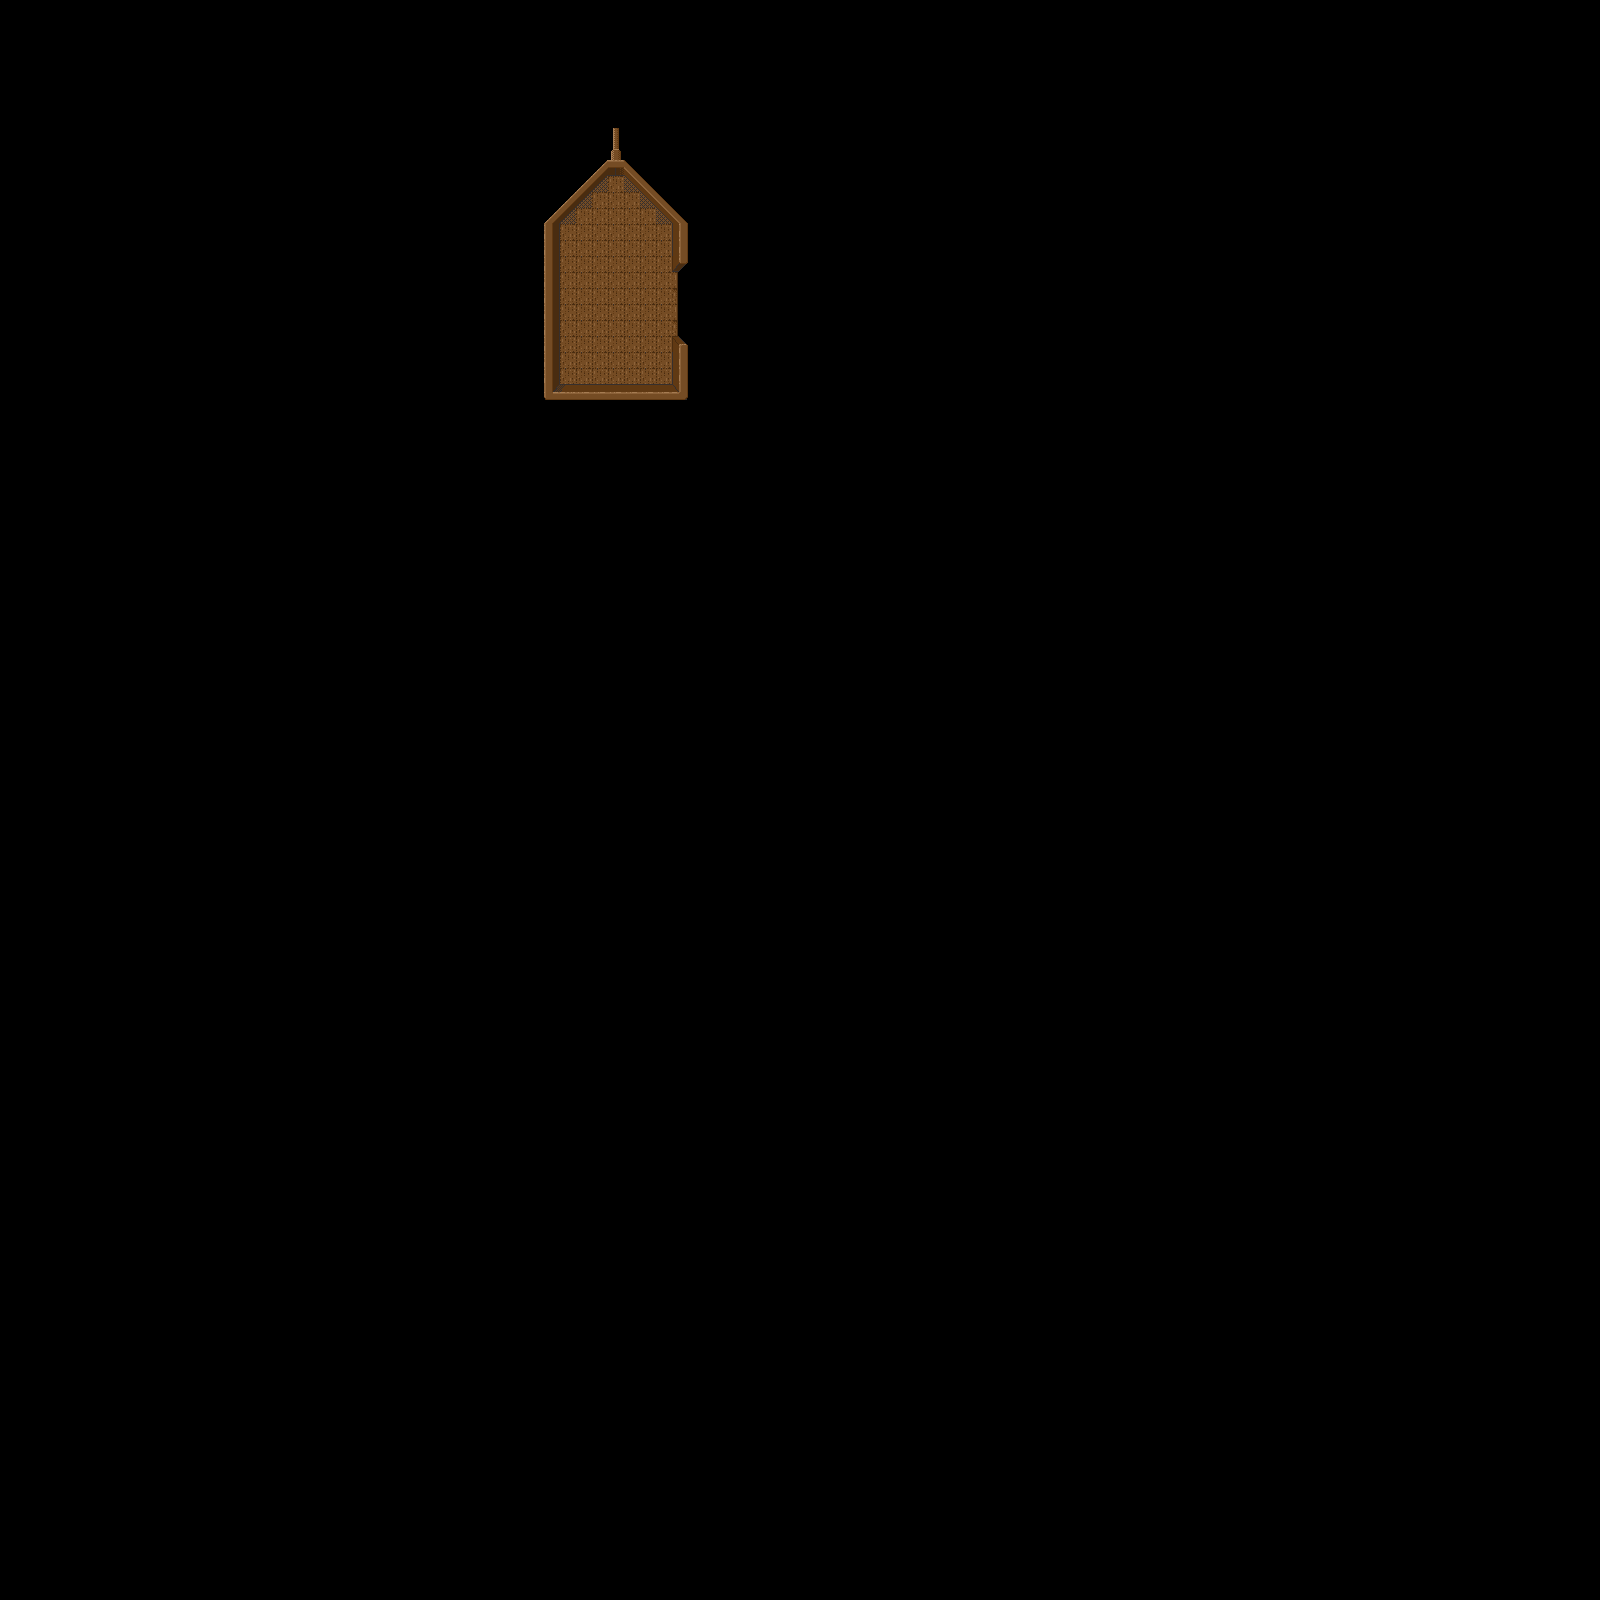

Rendered tile map (Tiled .tmx) drawn with the repository's tilesets; below, a short description and the map source with its tile grids summarised:
An orthogonal 100x100 tile map with 16x16 px tiles, 2 tile layers (Boat, TrashZone), 1 hidden layer not drawn, 3 tilesets and 7 objects (center, drop_zone0).

<map version="1.2" tiledversion="1.2.1" orientation="orthogonal" renderorder="right-down" width="100" height="100" tilewidth="16" tileheight="16" infinite="0" nextlayerid="6" nextobjectid="13">
 <tileset firstgid="1" source="../WoodenTiles2.tsx" />
 <tileset firstgid="81" source="../water.tsx" />
 <tileset firstgid="105" source="../Cargo.tsx" />
 <layer id="1" name="Water" width="100" height="100" visible="0">
  <data>[10000 cells, 332 non-empty, 2 distinct tile ids]</data>
 </layer>
 <layer id="3" name="Boat" width="100" height="100">
  <data>[10000 cells, 121 non-empty, 16 distinct tile ids]</data>
 </layer>
 <layer id="4" name="TrashZone" width="100" height="100">
  <data>[10000 cells, 4 non-empty, 2 distinct tile ids]</data>
 </layer>
 <objectgroup id="2" name="Cargo">
  <properties>
   <property name="star1" type="int" value="5" />
   <property name="star2" type="int" value="8" />
   <property name="star3" type="int" value="10" />
  </properties>
  <object id="5" gid="128" x="592" y="243" width="48" height="64" />
  <object id="6" gid="117" x="559.5" y="265.5" width="48" height="32" />
  <object id="8" gid="112" x="615" y="279" width="48" height="32" />
  <object id="9" gid="132" x="591" y="388" width="80" height="32" />
  <object id="10" gid="125" x="560" y="353" width="16" height="16" />
 </objectgroup>
 <objectgroup id="5" name="KeyItems">
  <object id="11" name="center" x="616" y="303.5">
   <ellipse />
  </object>
  <object id="12" name="drop_zone0" x="592.667" y="304.333" width="48" height="48">
   <properties>
    <property name="craneleft" type="bool" value="true" />
   </properties>
  </object>
 </objectgroup>
</map>
